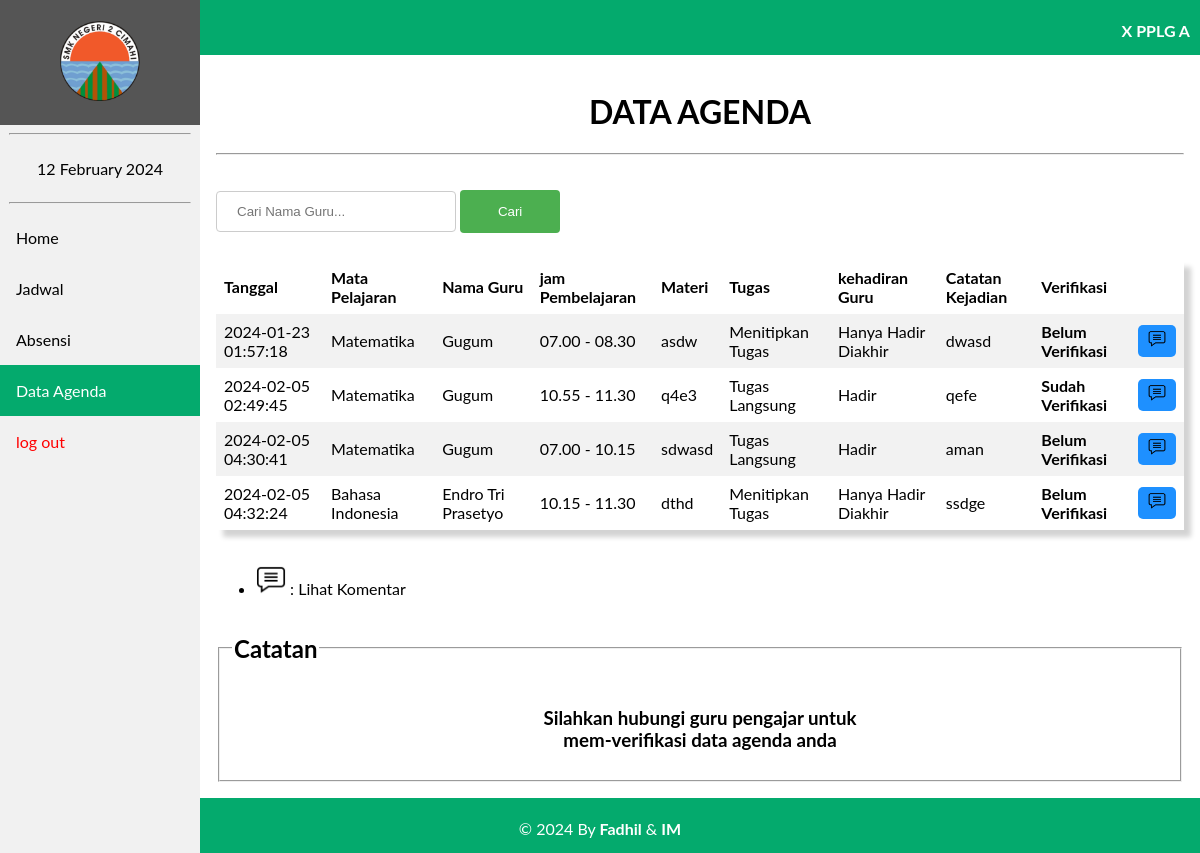
Screenshot of /agenda/tampil_agenda.php?id=P10001 (signed in) with the database file from the repository.
### tables this page shows
CREATE TABLE `tb_kelas` (
  `id_kelas` varchar(6) NOT NULL,
  `nama_kelas` varchar(50) NOT NULL,
  `username` varchar(50) NOT NULL,
  `password` varchar(50) NOT NULL,
  `role` int(11) NOT NULL
);

CREATE TABLE `tb_agenda` (
  `id_agenda` int(11) NOT NULL,
  `tgl` timestamp NOT NULL DEFAULT current_timestamp() ON UPDATE current_timestamp(),
  `jam_masuk` varchar(50) NOT NULL,
  `jam_selesai` varchar(50) NOT NULL,
  `nip` varchar(18) NOT NULL,
  `id_kelas` varchar(6) NOT NULL,
  `id_mapel` varchar(6) NOT NULL,
  `tugas` enum('Tugas Langsung','Menitipkan Tugas','Tidak Ada Tugas') NOT NULL,
  `materi` varchar(200) NOT NULL,
  `evaluasi` varchar(200) NOT NULL,
  `kehadiran` enum('Hadir','Tidak Hadir','Hanya Hadir Diakhir','Hanya Hadir Diawal') NOT NULL,
  `verifikasi` varchar(50) NOT NULL,
  `comment` text NOT NULL
);

CREATE TABLE `tb_mapel` (
  `id_mapel` varchar(6) NOT NULL,
  `nama_mapel` varchar(70) NOT NULL
);

CREATE TABLE `tb_guru` (
  `nip` varchar(18) NOT NULL,
  `id_mapel` varchar(6) NOT NULL,
  `nama_guru` varchar(100) NOT NULL,
  `password` varchar(100) NOT NULL,
  `role` int(11) NOT NULL
);

### agenda/tampil_agenda.php (the view, shortened to what this page needs)
<?php
    include 'koneksi.php';
    $kelas = $_GET['id'];
    $sql = "SELECT tb_agenda.id_agenda, tb_mapel.nama_mapel, tb_agenda.materi, tb_agenda.tugas, tb_guru.nama_guru, tb_agenda.kehadiran,
            tb_agenda.tgl, tb_agenda.evaluasi, tb_agenda.verifikasi, tb_agenda.jam_masuk, tb_agenda.jam_selesai FROM tb_agenda INNER JOIN tb_mapel ON tb_agenda.id_mapel = tb_mapel.id_mapel
            INNER JOIN tb_guru ON tb_agenda.nip = tb_guru.nip WHERE tb_agenda.id_kelas='$kelas'";
    $level = mysqli_query($Conn, $sql);
    $sql1 = "SELECT * FROM tb_kelas WHERE id_kelas='$kelas'";
    $k = mysqli_query($Conn,$sql1);
?>
<!DOCTYPE html>
<html>
<head>
    <link rel="stylesheet" href="navbar.css">
<body>
    <header>
        <div class="sidebar">
            <a href="beranda.php?id=<?= $kelas ?>"><center><img src="image/2cmi.PNG" style="width: 80px; padding: 5px;"></center></a>
            <hr  style="width: 90%;">
            <center><a href="#"><?= date("d F Y"); ?></a></center>
            <hr  style="width: 90%;">
            <a href="beranda.php?id=<?= $kelas ?>">Home</a>
            <a href="data_agenda.php?id=<?= $kelas ?>">Jadwal</a>
            <a href="absensi.php?id=<?= $kelas ?>">Absensi</a>
            <a class="active" href="tampil_agenda.php?id=<?= $kelas ?>">Data Agenda</a>
            <a style="color: red;"href="logout.php"> log out</button></a>
        </div>
    </header>
    <div class="head">
        <?php
            foreach($k as $nama){ ?>
            <p style="margin-right: 10px;"><b><?= $nama['nama_kelas'] ?></b></p>
          <?php
            }
          ?>
    </div>
    <div class="content">
    <center>
<h1>DATA AGENDA</h1><hr> </center>
<br>
<form action="search1.php" method="POST">
    <input type="text" name="search" placeholder="Cari Nama Guru...">
    <input type="submit" name="submit" value="Cari">
</form><br>
<center>
<table style="box-shadow: 7px 7px 5px lightgrey;">
        <tr>
            <th>Tanggal</th>
            <th>Mata Pelajaran</th>
            <th>Nama Guru</th>
            <th>jam Pembelajaran</th>
            <th>Materi</th>
            <th>Tugas </th>
            <th>kehadiran Guru</th>
            <th>Catatan Kejadian </th>
            <th colspan="2">Verifikasi</th>
        </tr>
    <?php foreach ($level as $row) : ?>
            <tr>
                <td><?= $row["tgl"];?></td>
                <td><?= $row["nama_mapel"];?></td>
                <td><?= $row["nama_guru"];?></td>
                <td><?= $row["jam_masuk"]." - ".$row['jam_selesai'];?></td>
                <td><?= $row["materi"];?></td>
                <td><?= $row["tugas"];?></td>
                <td><?= $row["kehadiran"];?></td>
                <td><?= $row["evaluasi"];?></td>
                <td><b><?= $row["verifikasi"];?></b></td>
                <td><a href="lihat_comment.php?id=<?= $kelas; ?>&a=<?= $row["id_agenda"]; ?>" style="text-decoration: none;""><button class="btn"><img src="image/comment.PNG" width="18px"></button></a></td>
            </tr>
            <?php endforeach ;
            ?>
</table>
    </center><br>
<ul>
    <li>
        <img src="image/comment.PNG" width="30px"> :
        Lihat Komentar
    </li>
</ul>
<center>
<fieldset><legend><h2>Catatan</h2></legend>
<h3>Silahkan hubungi guru pengajar untuk<br>mem-verifikasi data agenda anda</h2>
</fieldset>
</center>
</div>
<div class="footer">
        <p>&copy; 2024 By <b>Fadhil</b> & <b>IM</b></p>
    </div>

### agenda/navbar.css (style rules this page uses)
body { margin: 0; font-family: "Lato", sans-serif; }
.sidebar { margin: 0; padding: 0; width: 200px; background-color: #f1f1f1; position: fixed; height: 100%; overflow-x: hidden; z-index: 1; }
.sidebar a, .dropdown-btn { display: block; color: black; padding: 16px; text-decoration: none; }
.sidebar a.active { background-color: #04AA6D; color: white; }
div.content { margin-left: 200px; padding: 16px; min-height: 515px; }
.head { width: 100%; height: 50px; padding-top: 5px; text-align: right; color: white; background-color: #04AA6D; }
.footer { width: 100%; height: 50px; background-color: #04AA6D; bottom: 0; text-align: center; color: white; padding-top: 5px; }

### agenda/tampil_agenda.php (style rules this page uses)
table { border-collapse: collapse; width: 100%; }
th, td { color: black; text-align: left; padding: 8px; }
tr:nth-child(even) { background-color: #f2f2f2 }
.btn { background-color: DodgerBlue; border: none; border-radius: 5px; color: white; padding: 5px 10px; font-size: 16px; cursor: pointer; }
input[type=text] { width: 240px; padding: 12px 20px; margin: 8px 0; display: inline-block; border: 1px solid #ccc; border-radius: 4px; box-sizing: border-box; }
input[type=submit] { width: 100px; background-color: #4CAF50; color: white; padding: 14px 20px; margin: 8px 0; border: none; border-radius: 4px; cursor: pointer; }

### rows the page displays
tb_kelas: nama_kelas "X PPLG A"
tb_agenda: tgl "2024-01-23 01:57:18", id_mapel.nama_mapel "Matematika", tb_guru.nama_guru "Gugum", jam_masuk "07.00", jam_selesai "08.30", materi "asdw", tugas "Menitipkan Tugas", kehadiran "Hanya Hadir Diakhir", evaluasi "dwasd", verifikasi "Belum Verifikasi"
tb_agenda: tgl "2024-02-05 02:49:45", id_mapel.nama_mapel "Matematika", tb_guru.nama_guru "Gugum", jam_masuk "10.55", jam_selesai "11.30", materi "q4e3", tugas "Tugas Langsung", kehadiran "Hadir", evaluasi "qefe", verifikasi "Sudah Verifikasi"
tb_agenda: tgl "2024-02-05 04:30:41", id_mapel.nama_mapel "Matematika", tb_guru.nama_guru "Gugum", jam_masuk "07.00", jam_selesai "10.15", materi "sdwasd", tugas "Tugas Langsung", kehadiran "Hadir", evaluasi "aman", verifikasi "Belum Verifikasi"
tb_agenda: tgl "2024-02-05 04:32:24", id_mapel.nama_mapel "Bahasa Indonesia", tb_guru.nama_guru "Endro Tri Prasetyo", jam_masuk "10.15", jam_selesai "11.30", materi "dthd", tugas "Menitipkan Tugas", kehadiran "Hanya Hadir Diakhir", evaluasi "ssdge", verifikasi "Belum Verifikasi"
